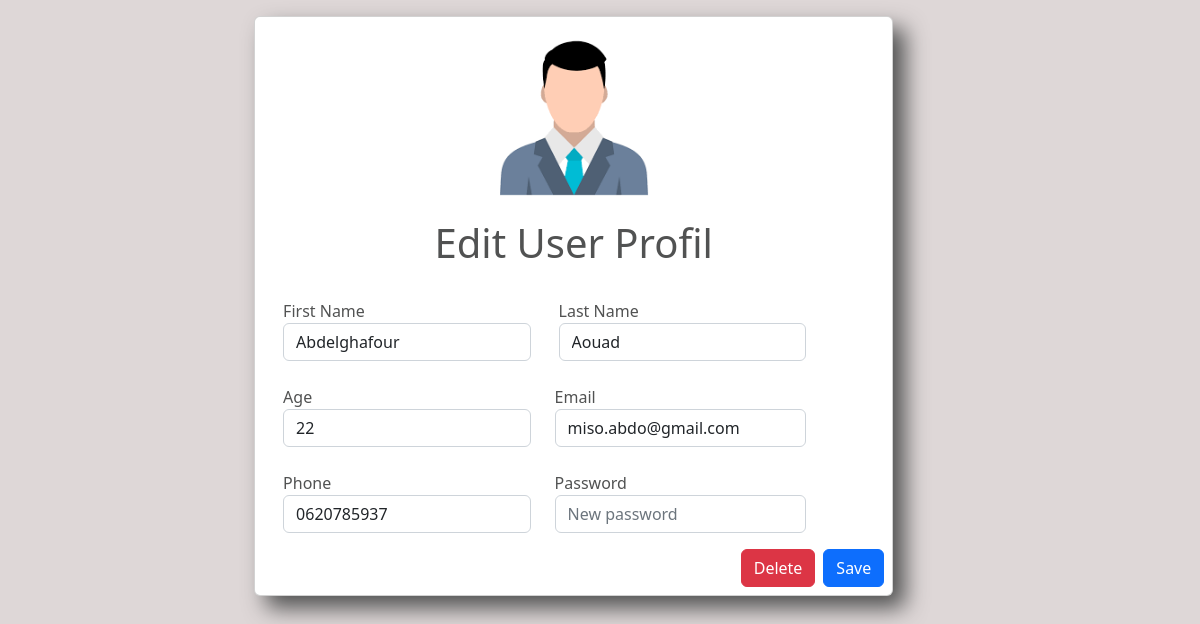
Screenshot of /edituser.php?iduser=1 with the database file from the repository.
### tables this page shows
CREATE TABLE IF NOT EXISTS `users` (
  `id` int NOT NULL AUTO_INCREMENT,
  `first_name` varchar(50) NOT NULL,
  `last_name` varchar(50) NOT NULL,
  `age` int DEFAULT NULL,
  `email` varchar(255) NOT NULL,
  `phone` varchar(18) DEFAULT NULL,
  `password` varchar(255) NOT NULL,
  `admin` int NOT NULL DEFAULT '0',
  `created_at` timestamp NOT NULL DEFAULT CURRENT_TIMESTAMP,
  `updated_at` timestamp NOT NULL,
  `updated_by` int NOT NULL,
  PRIMARY KEY (`id`)
);

### models/connection.php (called while the page is built, shortened)
<?php
class Connection
{
      private $serv = 'localhost';
      private $user = 'root';
      private $pass = '';
      private $bd = 'youtrain';
      private function pdoConnection()
      {
            $con = new PDO('mysql:host=' . $this->serv . ';dbname=' . $this->bd, $this->user, $this->pass);
            $con->setAttribute(PDO::ATTR_DEFAULT_FETCH_MODE, PDO::FETCH_ASSOC);
            try {
                  return $con;
            } catch (PDOException $e) {
                  echo 'Database Error: ' . $e->getMessage();
            }
      }
      public function connect()
      {
            return $this->pdoConnection();
      }
}

### models/user.php (called while the page is built, shortened)
<?php
require_once 'connection.php';
class User extends Connection
{
    public $id;
    function __construct($email = null, $password = null, $first_name = null, $last_name = null, $phone = null, $age = null, $id = null, $admin = null)
    {
        $this->id = $id;
    }
    function setId($id)
    {
        $this->id = $id;
    }
    public function getUser()
    {
        $sql = "SELECT * FROM users where id = ?";
        $stmt = $this->connect()->prepare($sql);
        $stmt->execute([$this->id]);
        $result = $stmt->fetch();
        return $result;
    }
}

### edituser.php (the view, shortened to what this page needs)
<?php
require_once 'models/user.php';
if (isset($_GET['iduser'])) {
    $obj = new User();
    $obj->setId($_GET['iduser']);
    $user = $obj->getUser();
} else {
    $obj = new User();
    $obj->setId($_SESSION['id']);
    $user = $obj->getUser();
}
?>
<!DOCTYPE html>
<html lang="en">
<head>
    <link rel="stylesheet" href="https://cdn.jsdelivr.net/gh/guillaumepotier/Parsley.js@2.9.2/doc/assets/docs.css">
    <link rel="stylesheet" href="https://cdn.jsdelivr.net/gh/guillaumepotier/Parsley.js@2.9.2/src/parsley.css">
    <link rel="stylesheet" href="assets/css/style.css">
    <link rel="stylesheet" href="https://cdn.jsdelivr.net/npm/bootstrap-icons@1.9.1/font/bootstrap-icons.css%22%3E">
    <link href="https://cdn.jsdelivr.net/npm/bootstrap@5.2.2/dist/css/bootstrap.min.css" rel="stylesheet">
</head>
<body class="bol">
    <form action="controllers/userController.php" method="POST">
        <div class="container col-4 mb-3 mt-3">
            <div class="card card-edit">
                <img src="assets/img/user.png" class="img-user img-fluid">
                <div class="row">
                    <h1 class="text-center">Edit User Profil</h1>
                    <div class="col-5 ms-4 mt-4 ps-md-3 ps-0">
                        <label>First Name</label>
                        <input type="text" name="first_name" placeholder="First Name" value="<?= $user['first_name'] ?>" class="form-control">
                    </div>
                    <div class="col-5 mt-4 ps-md-3">
                        <label>Last Name</label>
                        <input type="text" name="last_name" placeholder="Last Name" value="<?= $user['last_name'] ?>" class="form-control">
                    </div>
                    <div class="col-5 ms-4 mt-4 ps-md-3 ps-0">
                        <label>Age</label>
                        <input type="number" name="age" placeholder="Your age" value="<?= $user['age'] ?>" class="form-control">
                    </div>
                    <div class="col-5 mt-4">
                        <label>Email</label>
                        <input type="email" name="email" placeholder="Email" value="<?= $user['email'] ?>" class="form-control">
                    </div>
                    <div class="col-5 ms-4 mt-4 ps-md-3 ps-0">
                        <label>Phone</label>
                        <input type="number" name="phone" placeholder="Phone number" value="<?= $user['phone'] ?>" class="form-control">
                    </div>
                    <div class="col-5 mt-4 mb-3">
                        <label>Password</label>
                        <input type="password" name="password" placeholder="New password" class="form-control">
                    </div>
                    <div class="botonat d-flex flex-row-reverse">
                        <button type="submit" name="updateUser" class="btn btn-primary me-2 mb-2" id="save">Save</button>
                        <button type="submit" name="delete" class="btn btn-danger me-2 mb-2" id="delete">Delete</a>
                    </div>
                </div>
            </div>
        </div>
    </form>
</body>
</html>

### assets/css/style.css (style rules this page uses)
* { margin: 0; padding: 0; box-sizing: border-box; }
body { overflow-x: hidden; }
.img-user { display: block; margin-left: auto; margin-right: auto; width: 202px; height: 158px; }
.card-edit { box-shadow: 12px 12px 22px; width: 170%; position: absolute; right: 42%; color: rgb(81, 82, 82); }
.bol { background-color: rgb(222, 215, 215); }
.botonat { text-align: end; }
body { background-color: #dadde6 }

### rows the page displays
users: first_name "Abdelghafour", last_name "Aouad", age "22", email "miso.abdo@gmail.com", phone "0620785937"
